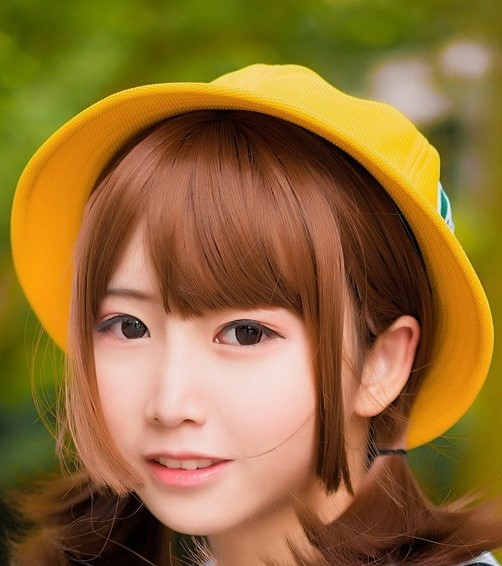
//> input picture OPencvImageProcess/图像金字塔(图像的缩放)/ZoomInandOut/pic_JK.jpg, 502 x 566 px
$ ./ZoomInandOut   (built with g++ and OpenCV 4)
//> lines starting //> are read from the running program, lines starting //| are printed output that depends on the picture
// ZoomInandOut.cpp : 此文件包含 "main" 函数。程序执行将在此处开始并结束。
//

#include <iostream>
#include <opencv2/opencv.hpp>

using namespace std;
using namespace cv;

//#define UnitTest1
#define UnitTest2

int main()
{
	Mat src;
	src = imread("pic_JK.jpg");
//> src is the input picture: 566 rows x 502 cols, CV_8UC3; mean B, G, R 53.2, 108.4, 145.6
	if (!src.data)
	{
		cout << "could not load img..." << endl;
		return -1;
	}
	namedWindow("Input", CV_WINDOW_AUTOSIZE);
	imshow("Input", src);

#ifdef UnitTest1
	 /* 高斯金字塔
	  *第一步：进行高斯模糊
	  *第二步，删除偶数行和列
	  *第三步，重复一二步直到图片达到指定要求*/
	Mat dst;
	//pyrUp(src,dst,Size(src.cols*2,src.rows*2));//上采样
	for(int i =0;i<5;i++)
	{
		pyrDown(src, src, Size(src.cols / 2, src.rows / 2));//降采样
		cvtColor(src, src,CV_RGB2GRAY);

	}
	imshow("Output", src);
#endif

#ifdef UnitTest2
	/* DOG */
	Mat src_gray, g1, g2, dogimg;
	cvtColor(src, src_gray, CV_RGB2GRAY);
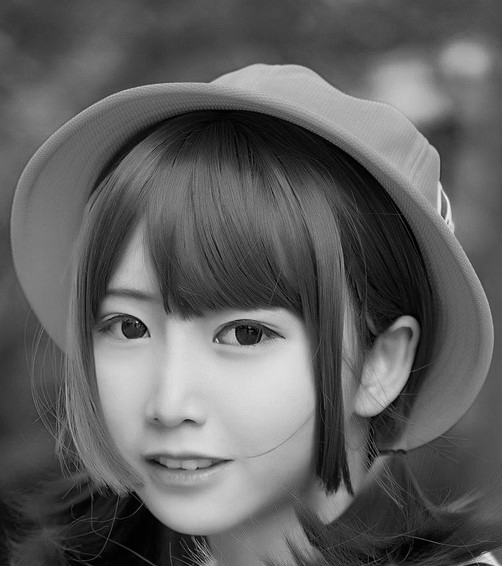
//> src_gray: 566 rows x 502 cols, CV_8UC1; min 0, max 242, mean 96.1
	GaussianBlur(src_gray, g1, Size(3, 3), 0, 0);
	GaussianBlur(g1, g2, Size(3, 3), 0,0);
	subtract(g1, g2, dogimg, Mat());
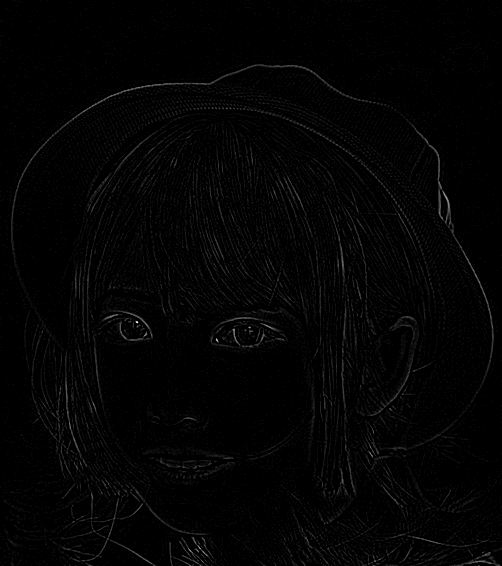
//> dogimg: 566 rows x 502 cols, CV_8UC1; min 0, max 26, mean 0.4; drawn with min black and max white
	//归一化显示
	normalize(dogimg, dogimg, 255, 0,NORM_MINMAX);
	imshow("Output", dogimg);
#endif
	waitKey(0);
	return 0;

}

// 运行程序: Ctrl + F5 或调试 >“开始执行(不调试)”菜单
// 调试程序: F5 或调试 >“开始调试”菜单

// 入门使用技巧:
//   1. 使用解决方案资源管理器窗口添加/管理文件
//   2. 使用团队资源管理器窗口连接到源代码管理
//   3. 使用输出窗口查看生成输出和其他消息
//   4. 使用错误列表窗口查看错误
//   5. 转到“项目”>“添加新项”以创建新的代码文件，或转到“项目”>“添加现有项”以将现有代码文件添加到项目
//   6. 将来，若要再次打开此项目，请转到“文件”>“打开”>“项目”并选择 .sln 文件
